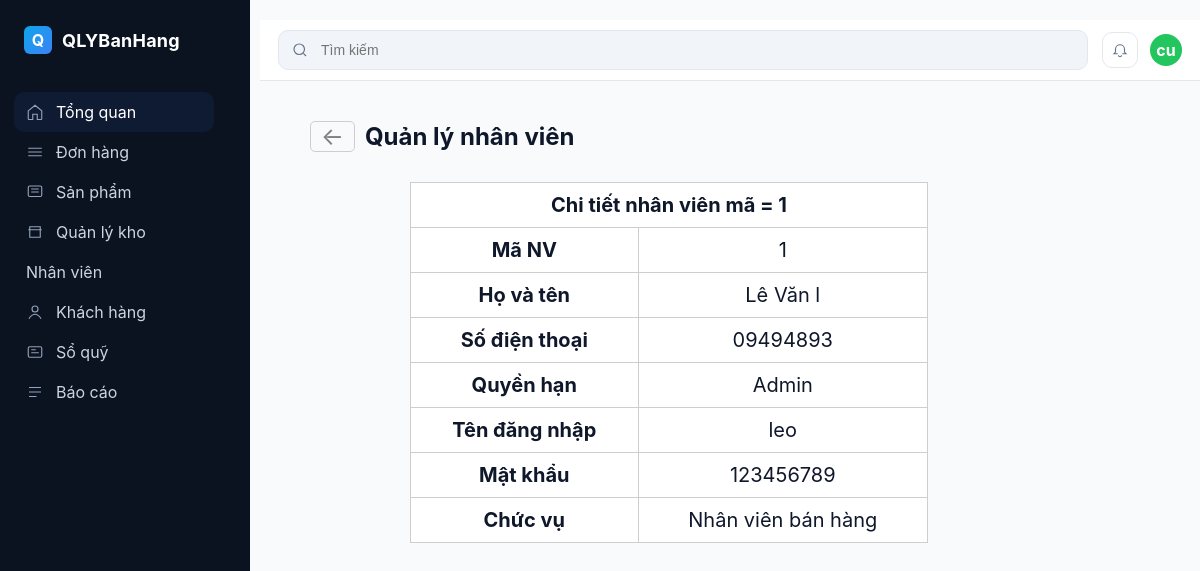
/Front-end/Trangchuafter/quanlynv/xemNhanVien.php?MaNV=1, run on the app's committed database.
### tables this page shows
CREATE TABLE `nguoidung` (
  `MaND` int(11) NOT NULL,
  `TenDangNhap` varchar(50) NOT NULL,
  `MatKhau` varchar(255) NOT NULL,
  `QuyenHan` enum('Admin','NhanVien','KhachHang') NOT NULL,
  `SDT` varchar(15) DEFAULT NULL,
  `MaNV` int(11) DEFAULT NULL,
  `MaKH` int(11) DEFAULT NULL
);

CREATE TABLE `nhanvien` (
  `MaNV` int(11) NOT NULL,
  `HoTen` varchar(150) NOT NULL,
  `ChucVu` varchar(100) DEFAULT NULL,
  `MaND` int(11) DEFAULT NULL,
  `SDT` varchar(15) DEFAULT NULL,
  `Email` varchar(100) DEFAULT NULL,
  `DiaChi` varchar(255) DEFAULT NULL
);

### Front-end/Trangchuafter/quanlynv/xemNhanVien.php (the view, shortened to what this page needs)
<!DOCTYPE html>
<html lang="en">
<head>
</head>
<body>
    <?php
        include("connect.php");
        if (isset($_GET["MaNV"])) {
            $MaNV = $_GET["MaNV"];
        }
        $sql = "SELECT nv.*,nd.SDT, nd.TenDangNhap, nd.MatKhau, nd.QuyenHan
                FROM nhanvien nv
                JOIN nguoidung nd ON nv.MaND = nd.MaND
                WHERE nv.MaNV = ?";
        $stmt = $conn->prepare($sql);
        $stmt->bind_param("i", $MaNV);
        $stmt->execute();
        $result = $stmt->get_result();
        $row = $result->fetch_assoc();
    ?>
    <div class="container">
        <div class="sidebar">
            <div class="brand">
                <div class="brand-logo">Q</div>
                <h1>QLYBanHang</h1>
            </div>
            <nav class="nav">
                <div class="nav-section">
                <a class="nav-item active" href="#">
                    <svg viewBox="0 0 24 24" fill="none" stroke="currentColor"><path d="M3 10.5 12 3l9 7.5V21a1 1 0 0 1-1 1h-5v-7H9v7H4a1 1 0 0 1-1-1v-10.5z" stroke-width="1.5"/></svg>
                    Tổng quan
                </a>
                <a class="nav-item" href="#"><svg viewBox="0 0 24 24" fill="none" stroke="currentColor"><path d="M3 7h18M3 12h18M3 17h18" stroke-width="1.5"/></svg> Đơn hàng</a>
                <a class="nav-item" href="#"><svg viewBox="0 0 24 24" fill="none" stroke="currentColor"><rect x="3" y="4" width="18" height="14" rx="2" stroke-width="1.5"/><path d="M7 8h10M7 12h10" stroke-width="1.5"/></svg> Sản phẩm</a>
                <a class="nav-item" href="#"><svg viewBox="0 0 24 24" fill="none" stroke="currentColor"><path d="M3 9h18M5 9V5h14v4M5 9v10h14V9" stroke-width="1.5"/></svg> Quản lý kho</a>
                <a class="nav-item" href="../employee.php><svg viewBox="0 0 24 24" fill="none" stroke="currentColor"><circle cx="12" cy="8" r="4" stroke-width="1.5"/><path d="M4 21c1.5-4 6-6 8-6s6.5 2 8 6" stroke-width="1.5"/></svg> Nhân viên</a>
                <a class="nav-item" href="#"><svg viewBox="0 0 24 24" fill="none" stroke="currentColor"><circle cx="12" cy="8" r="4" stroke-width="1.5"/><path d="M4 21c1.5-4 6-6 8-6s6.5 2 8 6" stroke-width="1.5"/></svg> Khách hàng</a>
                <a class="nav-item" href="#"><svg viewBox="0 0 24 24" fill="none" stroke="currentColor"><rect x="3" y="5" width="18" height="14" rx="2" stroke-width="1.5"/><path d="M7 9h6M7 13h10" stroke-width="1.5"/></svg> Sổ quỹ</a>
                <a class="nav-item" href="#"><svg viewBox="0 0 24 24" fill="none" stroke="currentColor"><path d="M4 6h16M4 12h16M4 18h10" stroke-width="1.5"/></svg> Báo cáo</a>
                </div>
            </nav>
        </div>
        <div class="info">
            <div class="topbar">
                <div class="search">
                <svg width="18" height="18" viewBox="0 0 24 24" fill="none" stroke="#64748b"><circle cx="11" cy="11" r="7" stroke-width="1.6"/><path d="M20 20l-3.5-3.5" stroke-width="1.6"/></svg>
                <input placeholder="Tìm kiếm" />
                </div>
                <div class="topbar-actions">
                <button class="icon-btn" title="Thông báo"><svg width="18" height="18" viewBox="0 0 24 24" fill="none" stroke="#64748b"><path d="M15 17h5l-1.4-1.4A2 2 0 0 1 18 14.2V11a6 6 0 1 0-12 0v3.2c0 .5-.2 1-.6 1.4L4 17h5" stroke-width="1.5"/><path d="M10 19a2 2 0 0 0 4 0" stroke-width="1.5"/></svg></button>
                <div class="avatar">cu</div>
                </div>
            </div>
            <div class="view">
                <div class="title">
                    <a href="../employee.php">&larr;</a>
                    <h2>Quản lý nhân viên</h2>
                </div>
                <div class="main">
                    <table border = 2 align = center>
                        <tr>
                            <th colspan="2" style="text-align: center;">Chi tiết nhân viên mã = <?php echo $_GET['MaNV'];?></th>
                        </tr>
                        <tr>
                            <th>Mã NV</th>
                            <td><?php echo $row['MaNV'];?></td>
                        </tr>
                        <tr>
                            <th>Họ và tên</th>
                            <td><?php echo $row['HoTen'];?></td>
                        </tr>
                        <tr>
                            <th>Số điện thoại</th>
                            <td><?php echo $row['SDT']; ?></td>
                        </tr>
                        <tr>
                            <th>Quyền hạn</th>
                            <td><?php echo $row['QuyenHan']; ?></td>
                        </tr>
                        <tr>
                            <th>Tên đăng nhập</th>
                            <td><?php echo $row['TenDangNhap']; ?></td>
                        </tr>
                        <tr>
                            <th>Mật khẩu</th>
                            <td><?php echo $row['MatKhau']; ?></td>
                        </tr>
                        <tr>
                            <th>Chức vụ</th>
                            <td><?php echo $row['ChucVu'];?></td>
                        </tr>
                    </table>
                </div>
            </div>
        </div>
    </div>
</body>
</html>

### Front-end/Trangchuafter/quanlynv/xemNhanVien.php (style rules this page uses)
:root { --bg: #0b1220; --bg-2: #0e172a; --primary: #1373ff; --text: #0f172a; --muted: #64748b; --border: #e5e7eb; --surface: #ffffff; --surface-2: #f8fafc; --chip: #eef2ff; }
* { box-sizing: border-box; }
html, body { height: 100%; }
body { margin: 0; font-family: Inter, system-ui, -apple-system, Segoe UI, Roboto, "Helvetica Neue", Arial, "Noto Sans", "Apple Color Emoji", "Segoe UI Emoji"; color: var(--text); background: var(--surface-2); }
a { color: inherit; text-decoration: none; }
.container { display: grid; grid-template-columns: 260px 1fr; min-height: 100vh; }
.sidebar { background: var(--bg); color: #cbd5e1; width: 250px; height:100%; padding: 18px 14px; display: flex; flex-direction: column; }
.brand { display:flex; align-items:center; gap:10px; padding: 8px 10px; margin-bottom: 8px; }
.brand-logo { width:28px; height:28px; border-radius:6px; background: linear-gradient(135deg,#0ea5e9,#3b82f6); display:grid; place-items:center; color:#fff; font-weight:700; }
.brand h1 { font-size: 18px; color:#fff; margin:0; font-weight:700; letter-spacing:.2px; }
.nav { margin-top: 8px; width: 230px; }
.nav-section { margin-top: 14px; }
.nav-item { display:flex; align-items:center; gap:12px; width: 200px; padding: 10px 12px; border-radius:10px; color:#cbd5e1; }
.nav-item.active { background: #0f1a33; color:#fff; }
.nav-item svg { width:18px; height:18px; color:#94a3b8; }
.topbar { background:#fff; border-bottom:1px solid var(--border); padding: 10px 18px; display:flex; align-items:center; gap:14px; margin-top: 20px; }
.search { flex:1; display:flex; align-items:center; gap:10px; background:#f1f5f9; border:1px solid #e2e8f0; padding:10px 12px; border-radius:10px; }
.search input { flex:1; border:none; outline:none; background:transparent; font-size:14px; }
.topbar-actions { display:flex; align-items:center; gap:12px; }
.icon-btn { width:36px; height:36px; display:grid; place-items:center; border:1px solid var(--border); background:#fff; border-radius:10px; cursor:pointer; }
.avatar { width:32px; height:32px; border-radius:50%; background:#22c55e; display:grid; place-items:center; color:#fff; font-weight:700; }
.info { width: 100%; }
.view { padding: 10px 20px 30px; margin: 30px; width: 70%; }
.title { display: flex; align-items: center; }
.title a { padding: 0 10px; border: 1px solid #cecece; margin-right: 10px; font-size: 24px; border-radius: 5px; font-size: 24px; color: gray; text-decoration: none; }
.title h2 { margin: 0; }
table { background-color: #fff; margin-top: 30px; border: 1px solid #cecece; width: 100%; font-size: 20px; border-collapse: collapse; }
th,td { border: 1px solid #cecece; text-align: center; padding: 10px; }
.main { margin-left: 100px; }

### data on the page
nguoidung: nhanvien.MaNV "1", nhanvien.HoTen "Lê Văn l", SDT "09494893", QuyenHan "Admin", TenDangNhap "leo", MatKhau "123456789", nhanvien.ChucVu "Nhân viên bán hàng"

### other printed values
$_GET['MaNV'] "1"
